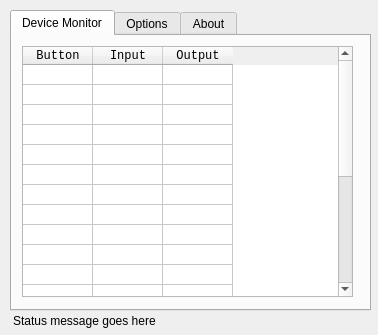
<?xml version="1.0" encoding="UTF-8"?>
<ui version="4.0">
 <class>Dialog</class>
 <widget class="QDialog" name="Dialog">
  <property name="windowModality">
   <enum>Qt::NonModal</enum>
  </property>
  <property name="geometry">
   <rect>
    <x>0</x>
    <y>0</y>
    <width>378</width>
    <height>335</height>
   </rect>
  </property>
  <property name="sizePolicy">
   <sizepolicy hsizetype="Fixed" vsizetype="Fixed">
    <horstretch>0</horstretch>
    <verstretch>0</verstretch>
   </sizepolicy>
  </property>
  <property name="minimumSize">
   <size>
    <width>378</width>
    <height>335</height>
   </size>
  </property>
  <property name="maximumSize">
   <size>
    <width>378</width>
    <height>335</height>
   </size>
  </property>
  <property name="windowTitle">
   <string>CronusMAX-XInput</string>
  </property>
  <property name="windowIcon">
   <iconset>
    <normaloff>app.ico</normaloff>app.ico</iconset>
  </property>
  <widget class="QTabWidget" name="tabWidget">
   <property name="geometry">
    <rect>
     <x>10</x>
     <y>10</y>
     <width>361</width>
     <height>301</height>
    </rect>
   </property>
   <property name="tabShape">
    <enum>QTabWidget::Rounded</enum>
   </property>
   <property name="currentIndex">
    <number>0</number>
   </property>
   <widget class="QWidget" name="tab_DeviceMonitor">
    <attribute name="title">
     <string>Device Monitor</string>
    </attribute>
    <widget class="QTableWidget" name="tableWidget_Activity">
     <property name="geometry">
      <rect>
       <x>10</x>
       <y>10</y>
       <width>331</width>
       <height>251</height>
      </rect>
     </property>
     <property name="sizePolicy">
      <sizepolicy hsizetype="Expanding" vsizetype="Expanding">
       <horstretch>0</horstretch>
       <verstretch>0</verstretch>
      </sizepolicy>
     </property>
     <property name="horizontalScrollBarPolicy">
      <enum>Qt::ScrollBarAlwaysOff</enum>
     </property>
     <property name="editTriggers">
      <set>QAbstractItemView::NoEditTriggers</set>
     </property>
     <property name="selectionMode">
      <enum>QAbstractItemView::NoSelection</enum>
     </property>
     <property name="selectionBehavior">
      <enum>QAbstractItemView::SelectRows</enum>
     </property>
     <property name="showGrid">
      <bool>true</bool>
     </property>
     <property name="rowCount">
      <number>21</number>
     </property>
     <attribute name="horizontalHeaderDefaultSectionSize">
      <number>70</number>
     </attribute>
     <attribute name="horizontalHeaderMinimumSectionSize">
      <number>33</number>
     </attribute>
     <attribute name="verticalHeaderVisible">
      <bool>false</bool>
     </attribute>
     <attribute name="verticalHeaderDefaultSectionSize">
      <number>20</number>
     </attribute>
     <row/>
     <row/>
     <row/>
     <row/>
     <row/>
     <row/>
     <row/>
     <row/>
     <row/>
     <row/>
     <row/>
     <row/>
     <row/>
     <row/>
     <row/>
     <row/>
     <row/>
     <row/>
     <row/>
     <row/>
     <row/>
     <column>
      <property name="text">
       <string>Button</string>
      </property>
      <property name="font">
       <font>
        <family>Consolas</family>
       </font>
      </property>
     </column>
     <column>
      <property name="text">
       <string>Input</string>
      </property>
      <property name="font">
       <font>
        <family>Consolas</family>
       </font>
      </property>
     </column>
     <column>
      <property name="text">
       <string>Output</string>
      </property>
      <property name="font">
       <font>
        <family>Consolas</family>
       </font>
      </property>
     </column>
    </widget>
   </widget>
   <widget class="QWidget" name="tab_Options">
    <attribute name="title">
     <string>Options</string>
    </attribute>
    <widget class="QGroupBox" name="groupBox_Controller">
     <property name="geometry">
      <rect>
       <x>10</x>
       <y>10</y>
       <width>331</width>
       <height>81</height>
      </rect>
     </property>
     <property name="title">
      <string>Input Controller</string>
     </property>
     <widget class="QRadioButton" name="radioButton_PS3">
      <property name="geometry">
       <rect>
        <x>190</x>
        <y>20</y>
        <width>41</width>
        <height>17</height>
       </rect>
      </property>
      <property name="text">
       <string>PS3</string>
      </property>
     </widget>
     <widget class="QRadioButton" name="radioButton_XB1">
      <property name="geometry">
       <rect>
        <x>100</x>
        <y>20</y>
        <width>71</width>
        <height>17</height>
       </rect>
      </property>
      <property name="text">
       <string>Xbox One</string>
      </property>
     </widget>
     <widget class="QRadioButton" name="radioButton_X360CE">
      <property name="geometry">
       <rect>
        <x>250</x>
        <y>20</y>
        <width>61</width>
        <height>17</height>
       </rect>
      </property>
      <property name="text">
       <string>x360ce</string>
      </property>
     </widget>
     <widget class="QRadioButton" name="radioButton_X360">
      <property name="geometry">
       <rect>
        <x>10</x>
        <y>20</y>
        <width>71</width>
        <height>17</height>
       </rect>
      </property>
      <property name="text">
       <string>Xbox 360</string>
      </property>
     </widget>
     <widget class="QLabel" name="label_Instructions">
      <property name="geometry">
       <rect>
        <x>10</x>
        <y>40</y>
        <width>321</width>
        <height>31</height>
       </rect>
      </property>
      <property name="text">
       <string>&lt;!DOCTYPE HTML PUBLIC &quot;-//W3C//DTD HTML 4.0//EN&quot; &quot;http://www.w3.org/TR/REC-html40/strict.dtd&quot;&gt;
&lt;html&gt;&lt;head&gt;&lt;meta name=&quot;qrichtext&quot; content=&quot;1&quot; /&gt;&lt;style type=&quot;text/css&quot;&gt;
p, li { white-space: pre-wrap; }
&lt;/style&gt;&lt;/head&gt;&lt;body style=&quot; font-family:'MS Shell Dlg 2'; font-size:8pt; font-weight:400; font-style:normal;&quot;&gt;
&lt;p style=&quot; margin-top:12px; margin-bottom:12px; margin-left:0px; margin-right:0px; -qt-block-indent:0; text-indent:0px;&quot;&gt;For Xbox One install the included driver for your controller.&lt;br /&gt;For DirectInput peripherals: configure them in x360ce first.&lt;/p&gt;&lt;/body&gt;&lt;/html&gt;</string>
      </property>
      <property name="openExternalLinks">
       <bool>true</bool>
      </property>
     </widget>
    </widget>
    <widget class="QGroupBox" name="groupBox_Scripting">
     <property name="geometry">
      <rect>
       <x>10</x>
       <y>100</y>
       <width>331</width>
       <height>51</height>
      </rect>
     </property>
     <property name="title">
      <string>GPC Scripting</string>
     </property>
     <widget class="QPushButton" name="pushButton_EditScript">
      <property name="geometry">
       <rect>
        <x>10</x>
        <y>20</y>
        <width>111</width>
        <height>23</height>
       </rect>
      </property>
      <property name="text">
       <string>Edit GPC Script</string>
      </property>
     </widget>
     <widget class="QLabel" name="label_Instructions_2">
      <property name="geometry">
       <rect>
        <x>130</x>
        <y>10</y>
        <width>191</width>
        <height>41</height>
       </rect>
      </property>
      <property name="text">
       <string>&lt;html&gt;&lt;head/&gt;&lt;body&gt;&lt;p&gt;Scripting via a C interpreter. Not all GPC language features are supported&lt;/p&gt;&lt;/body&gt;&lt;/html&gt;</string>
      </property>
      <property name="wordWrap">
       <bool>true</bool>
      </property>
     </widget>
    </widget>
    <widget class="QGroupBox" name="groupBox_Configurations">
     <property name="geometry">
      <rect>
       <x>10</x>
       <y>160</y>
       <width>331</width>
       <height>51</height>
      </rect>
     </property>
     <property name="title">
      <string>Configurations</string>
     </property>
     <widget class="QCheckBox" name="checkBox_Passthrough">
      <property name="geometry">
       <rect>
        <x>10</x>
        <y>20</y>
        <width>311</width>
        <height>17</height>
       </rect>
      </property>
      <property name="text">
       <string>Passthrough input from authentication controller</string>
      </property>
     </widget>
    </widget>
    <widget class="QPushButton" name="pushButton_SaveAndRestart">
     <property name="geometry">
      <rect>
       <x>80</x>
       <y>240</y>
       <width>201</width>
       <height>23</height>
      </rect>
     </property>
     <property name="text">
      <string>Save Options &amp;&amp; Restart Forwarding</string>
     </property>
    </widget>
    <widget class="QLabel" name="label_Warning">
     <property name="geometry">
      <rect>
       <x>40</x>
       <y>220</y>
       <width>281</width>
       <height>20</height>
      </rect>
     </property>
     <property name="text">
      <string>&lt;html&gt;&lt;head/&gt;&lt;body&gt;&lt;p style=&quot;color:#800000&quot;&gt;Input forwarding will be momentarily interrupted.&lt;/p&gt;&lt;/body&gt;&lt;/html&gt;</string>
     </property>
     <property name="textFormat">
      <enum>Qt::AutoText</enum>
     </property>
     <property name="alignment">
      <set>Qt::AlignCenter</set>
     </property>
    </widget>
   </widget>
   <widget class="QWidget" name="tab_About">
    <attribute name="title">
     <string>About</string>
    </attribute>
    <widget class="QLabel" name="label_About">
     <property name="geometry">
      <rect>
       <x>10</x>
       <y>10</y>
       <width>331</width>
       <height>261</height>
      </rect>
     </property>
     <property name="text">
      <string>&lt;!DOCTYPE HTML PUBLIC &quot;-//W3C//DTD HTML 4.0//EN&quot; &quot;http://www.w3.org/TR/REC-html40/strict.dtd&quot;&gt;
&lt;html&gt;&lt;head&gt;&lt;meta name=&quot;qrichtext&quot; content=&quot;1&quot; /&gt;&lt;style type=&quot;text/css&quot;&gt;
p, li { white-space: pre-wrap; }
&lt;/style&gt;&lt;/head&gt;&lt;body style=&quot; font-family:'MS Shell Dlg 2'; font-size:8pt; font-weight:400; font-style:normal;&quot;&gt;
&lt;p align=&quot;center&quot; style=&quot; margin-top:0px; margin-bottom:0px; margin-left:0px; margin-right:0px; -qt-block-indent:0; text-indent:0px;&quot;&gt;&lt;span style=&quot; font-size:12pt; font-weight:600;&quot;&gt;CronusMAX-XInput&lt;/span&gt;&lt;/p&gt;
&lt;p align=&quot;center&quot; style=&quot; margin-top:0px; margin-bottom:0px; margin-left:0px; margin-right:0px; -qt-block-indent:0; text-indent:0px;&quot;&gt;XInput for GPP/CronusMAX device&lt;/p&gt;
&lt;p align=&quot;center&quot; style=&quot;-qt-paragraph-type:empty; margin-top:0px; margin-bottom:0px; margin-left:0px; margin-right:0px; -qt-block-indent:0; text-indent:0px;&quot;&gt;&lt;br /&gt;&lt;/p&gt;
&lt;p align=&quot;center&quot; style=&quot; margin-top:0px; margin-bottom:0px; margin-left:0px; margin-right:0px; -qt-block-indent:0; text-indent:0px;&quot;&gt;&lt;span style=&quot; font-weight:600;&quot;&gt;Author&lt;/span&gt;&lt;/p&gt;
&lt;p align=&quot;center&quot; style=&quot; margin-top:0px; margin-bottom:0px; margin-left:0px; margin-right:0px; -qt-block-indent:0; text-indent:0px;&quot;&gt;Misdari of ControllerMAX Forums&lt;/p&gt;
&lt;p align=&quot;center&quot; style=&quot;-qt-paragraph-type:empty; margin-top:0px; margin-bottom:0px; margin-left:0px; margin-right:0px; -qt-block-indent:0; text-indent:0px;&quot;&gt;&lt;br /&gt;&lt;/p&gt;
&lt;p align=&quot;center&quot; style=&quot; margin-top:0px; margin-bottom:0px; margin-left:0px; margin-right:0px; -qt-block-indent:0; text-indent:0px;&quot;&gt;&lt;span style=&quot; font-weight:600;&quot;&gt;Support&lt;/span&gt;&lt;/p&gt;
&lt;p align=&quot;center&quot; style=&quot; margin-top:0px; margin-bottom:0px; margin-left:0px; margin-right:0px; -qt-block-indent:0; text-indent:0px;&quot;&gt;&lt;a href=&quot;http://controllermax.com/forums&quot;&gt;&lt;span style=&quot; text-decoration: underline; color:#0000ff;&quot;&gt;controllermax.com/forums&lt;/span&gt;&lt;/a&gt;&lt;/p&gt;
&lt;p align=&quot;center&quot; style=&quot;-qt-paragraph-type:empty; margin-top:0px; margin-bottom:0px; margin-left:0px; margin-right:0px; -qt-block-indent:0; text-indent:0px;&quot;&gt;&lt;br /&gt;&lt;/p&gt;
&lt;p align=&quot;center&quot; style=&quot; margin-top:0px; margin-bottom:0px; margin-left:0px; margin-right:0px; -qt-block-indent:0; text-indent:0px;&quot;&gt;&lt;span style=&quot; font-weight:600;&quot;&gt;Source Code&lt;/span&gt;&lt;/p&gt;
&lt;p align=&quot;center&quot; style=&quot; margin-top:0px; margin-bottom:0px; margin-left:0px; margin-right:0px; -qt-block-indent:0; text-indent:0px;&quot;&gt;&lt;a href=&quot;https://github.com/badgio/CronusMAX-XInput&quot;&gt;&lt;span style=&quot; text-decoration: underline; color:#0000ff;&quot;&gt;github.com/badgio/CronusMAX-XInput&lt;/span&gt;&lt;/a&gt;&lt;/p&gt;
&lt;p align=&quot;center&quot; style=&quot;-qt-paragraph-type:empty; margin-top:0px; margin-bottom:0px; margin-left:0px; margin-right:0px; -qt-block-indent:0; text-indent:0px;&quot;&gt;&lt;br /&gt;&lt;/p&gt;
&lt;p align=&quot;center&quot; style=&quot;-qt-paragraph-type:empty; margin-top:0px; margin-bottom:0px; margin-left:0px; margin-right:0px; -qt-block-indent:0; text-indent:0px;&quot;&gt;&lt;br /&gt;&lt;/p&gt;
&lt;p align=&quot;center&quot; style=&quot;-qt-paragraph-type:empty; margin-top:0px; margin-bottom:0px; margin-left:0px; margin-right:0px; -qt-block-indent:0; text-indent:0px;&quot;&gt;&lt;br /&gt;&lt;/p&gt;
&lt;p align=&quot;center&quot; style=&quot; margin-top:0px; margin-bottom:0px; margin-left:0px; margin-right:0px; -qt-block-indent:0; text-indent:0px;&quot;&gt;xinput1_3.dll © Microsoft. xinput1_3_xb1.dll © Misadri. xinput1_3_ps3.dll © Scarlet.Crush. picoc © Zik Saleeba. Notepad2 © Florian Balmer. x360ce © Racer_S, Robert Krawczyk&lt;/p&gt;&lt;/body&gt;&lt;/html&gt;</string>
     </property>
     <property name="wordWrap">
      <bool>true</bool>
     </property>
     <property name="openExternalLinks">
      <bool>true</bool>
     </property>
    </widget>
   </widget>
  </widget>
  <widget class="QLabel" name="label_Status">
   <property name="geometry">
    <rect>
     <x>13</x>
     <y>310</y>
     <width>361</width>
     <height>21</height>
    </rect>
   </property>
   <property name="text">
    <string>Status message goes here</string>
   </property>
   <property name="alignment">
    <set>Qt::AlignLeading|Qt::AlignLeft|Qt::AlignVCenter</set>
   </property>
  </widget>
 </widget>
 <resources/>
 <connections/>
</ui>
